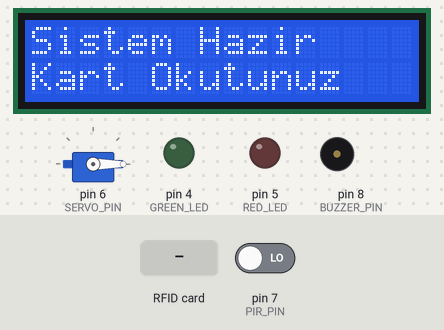
Bench run of a sketch on a simulated Arduino Uno, built with avr-gcc and run on an emulated ATmega328P. On the bench: servo, 16×2 character LCD, output pins drawn as LEDs (lit = HIGH), buzzer (waves = sounding, pin HIGH). The inputs (shaded band) are chosen by the test bench; at power-on: pin 7 (PIR_PIN) LOW. Pins used as bus, display or sensor lines are not drawn; what the sketch prints to the serial monitor is not drawn.

Above: at 1.8 s.
1.9 s: RFID card 5E 7A 19 C4 held to the reader
At 3.7 s:
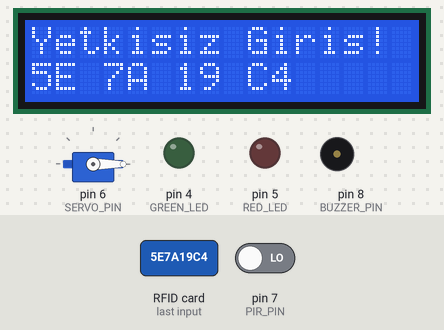
4.2 s: RFID card 1D 1C F7 04 held to the reader
At 5.2 s:
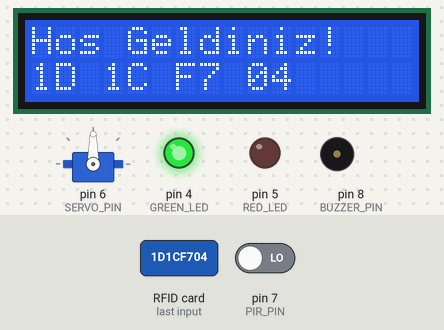
5.8 s: RFID card 5E 7A 19 C4 held to the reader
At 7.8 s:
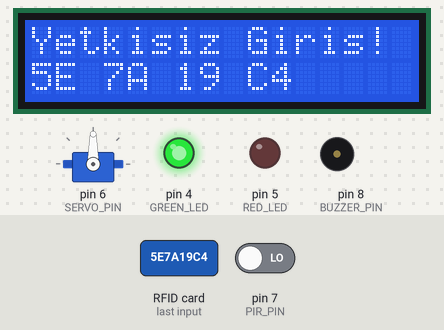
Timing chart, 0 to 9.6 s (numbered marks = the images above; inputs shaded):
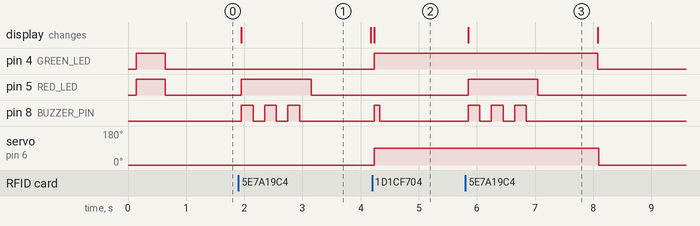

Measured:
- after the input at 1.9 s, pin 5 (RED_LED): LOW → HIGH after 0.05 s, → LOW 1.2 s later; pin 8 (BUZZER_PIN): alternates HIGH for 0.20 s and LOW for 0.20 s, 6 changes in all, then stays LOW, starting after 0.05 s; the display: changes after 0.05 s (image 1)
- after the input at 4.2 s, pin 4 (GREEN_LED): LOW → HIGH at once; pin 8 (BUZZER_PIN): LOW → HIGH at once, → LOW 0.10 s later; servo on pin 6 (SERVO_PIN): 0° → 90° at once; the display: changes at once (image 2)
- after the input at 5.8 s, pin 4 (GREEN_LED): HIGH → LOW after 2.3 s instead of 1.4 s; pin 5 (RED_LED): LOW → HIGH after 0.05 s, → LOW 1.2 s later
- what the display in image 1 shows lasts 2.3 s, from 1.9 s to 4.2 s

The sketch:

system2_rfid_full.ino
```cpp
#include <SPI.h>
#include <MFRC522.h>
#include <Servo.h>
#include <Wire.h>
#include <LiquidCrystal_I2C.h>

#define RST_PIN     9
#define SS_PIN      10
#define SERVO_PIN   6
#define PIR_PIN     7
#define BUZZER_PIN  8
#define GREEN_LED   4
#define RED_LED     5

MFRC522 rfid(SS_PIN, RST_PIN);
Servo kapi;
LiquidCrystal_I2C lcd(0x27, 16, 2);

String yetkiliKartlar[] = {
  "1D 1C F7 04"
};
int kartSayisi = 1;

bool kapiAcik = false;
unsigned long kapiAcilmaZamani = 0;
unsigned long sonHareketZamani = 0;
const int KAPI_BEKLEME = 3000;
const int HAREKET_BEKLEME = 5000;

void setup() {
  Serial.begin(9600);
  pinMode(GREEN_LED, OUTPUT);
  pinMode(RED_LED, OUTPUT);
  pinMode(BUZZER_PIN, OUTPUT);
  pinMode(PIR_PIN, INPUT);

  digitalWrite(GREEN_LED, LOW);
  digitalWrite(RED_LED, LOW);
  digitalWrite(BUZZER_PIN, LOW);

  SPI.begin();
  rfid.PCD_Init();

  kapi.attach(SERVO_PIN);
  kapi.write(0);

  lcd.init();
  lcd.backlight();
  lcd.setCursor(0, 0);
  lcd.print("Sistem Hazir");
  lcd.setCursor(0, 1);
  lcd.print("Kart Okutunuz");

  digitalWrite(GREEN_LED, HIGH);
  digitalWrite(RED_LED, HIGH);
  delay(500);
  digitalWrite(GREEN_LED, LOW);
  digitalWrite(RED_LED, LOW);

  Serial.println("SISTEM_HAZIR");
}

void loop() {
  if (digitalRead(PIR_PIN) == HIGH && !kapiAcik) {
    if (millis() - sonHareketZamani > HAREKET_BEKLEME) {
      Serial.println("HAREKET_ALGILANDI");
      sonHareketZamani = millis();
    }
  }

  if (kapiAcik && (millis() - kapiAcilmaZamani > KAPI_BEKLEME)) {
    kapiKapat();
  }

  if (!rfid.PICC_IsNewCardPresent()) return;
  if (!rfid.PICC_ReadCardSerial()) return;

  String uid = "";
  for (byte i = 0; i < rfid.uid.size; i++) {
    if (rfid.uid.uidByte[i] < 0x10) uid += "0";
    uid += String(rfid.uid.uidByte[i], HEX);
    if (i < rfid.uid.size - 1) uid += " ";
  }
  uid.toUpperCase();

  Serial.print("KART_OKUNDU:");
  Serial.println(uid);

  if (kartYetkiliMi(uid)) {
    yetkiliGiris(uid);
  } else {
    yetkisizGiris(uid);
  }

  rfid.PICC_HaltA();
  rfid.PCD_StopCrypto1();
}

bool kartYetkiliMi(String uid) {
  for (int i = 0; i < kartSayisi; i++) {
    if (yetkiliKartlar[i] == uid) return true;
  }
  return false;
}

void kapiAc() {
  kapi.write(90);
  kapiAcik = true;
  kapiAcilmaZamani = millis();
  digitalWrite(GREEN_LED, HIGH);
  digitalWrite(BUZZER_PIN, HIGH);
  delay(100);
  digitalWrite(BUZZER_PIN, LOW);
  Serial.println("KAPI_ACILDI");
}

void kapiKapat() {
  kapi.write(0);
  kapiAcik = false;
  digitalWrite(GREEN_LED, LOW);
  Serial.println("KAPI_KAPANDI");
  lcd.clear();
  lcd.setCursor(0, 0);
  lcd.print("Sistem Hazir");
  lcd.setCursor(0, 1);
  lcd.print("Kart Okutunuz");
}

void yetkiliGiris(String uid) {
  lcd.clear();
  lcd.setCursor(0, 0);
  lcd.print("Hos Geldiniz!");
  lcd.setCursor(0, 1);
  lcd.print(uid);
  kapiAc();
  Serial.print("{\"durum\":\"yetkili\",\"uid\":\"");
  Serial.print(uid);
  Serial.println("\",\"kaynak\":\"rfid\"}");
}

void yetkisizGiris(String uid) {
  lcd.clear();
  lcd.setCursor(0, 0);
  lcd.print("Yetkisiz Giris!");
  lcd.setCursor(0, 1);
  lcd.print(uid);
  digitalWrite(RED_LED, HIGH);
  for (int i = 0; i < 3; i++) {
    digitalWrite(BUZZER_PIN, HIGH);
    delay(200);
    digitalWrite(BUZZER_PIN, LOW);
    delay(200);
  }
  digitalWrite(RED_LED, LOW);
  Serial.print("{\"durum\":\"yetkisiz\",\"uid\":\"");
  Serial.print(uid);
  Serial.println("\",\"kaynak\":\"rfid\"}");
  delay(1000);
  lcd.clear();
  lcd.setCursor(0, 0);
  lcd.print("Sistem Hazir");
  lcd.setCursor(0, 1);
  lcd.print("Kart Okutunuz");
}
```
